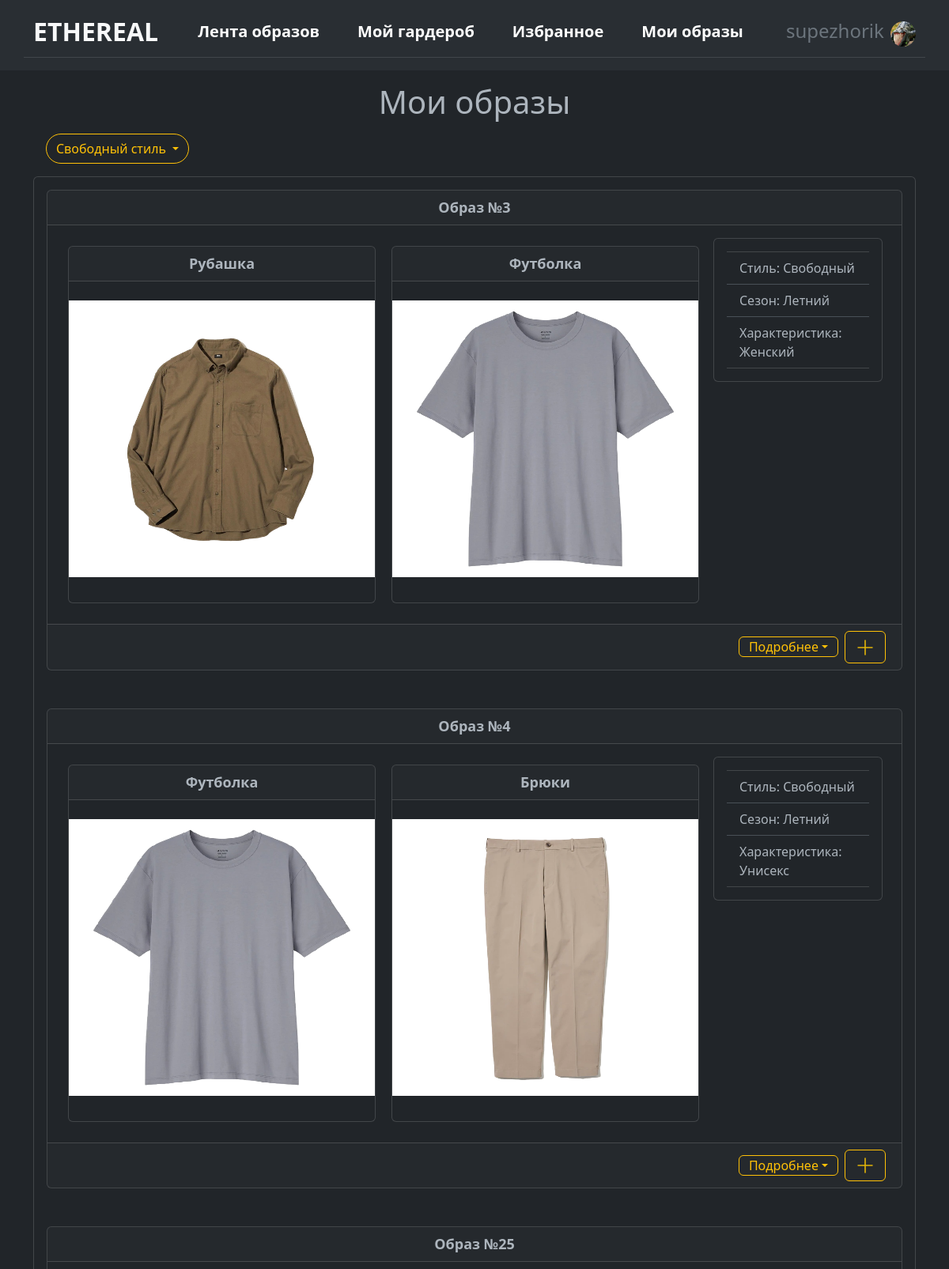
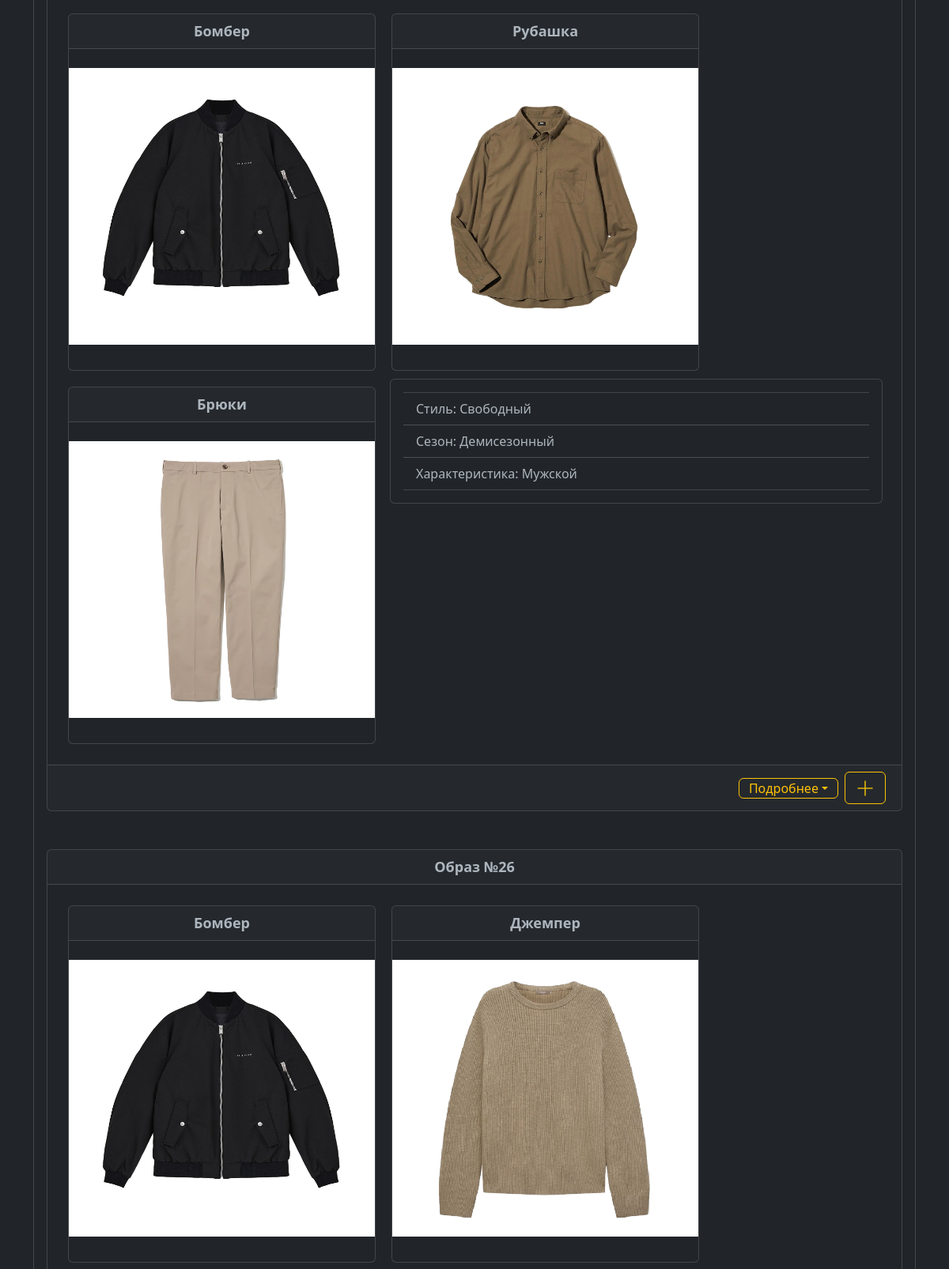
/looks (signed in, upper part), run on the app's committed database (2 pictures, top to bottom).
### data/users.py (models this page shows, shortened)
class Users(SqlAlchemyBase, UserMixin):
    __tablename__ = 'users'
    id = sqlalchemy.Column(sqlalchemy.Integer, primary_key=True, autoincrement=True)
    sex = sqlalchemy.Column(sqlalchemy.Integer, sqlalchemy.ForeignKey("sex.id"))
    nickname = sqlalchemy.Column(sqlalchemy.String)
    email = sqlalchemy.Column(sqlalchemy.String, index=True, unique=True)
    hashed_password = sqlalchemy.Column(sqlalchemy.String)
    image = sqlalchemy.Column(sqlalchemy.String, nullable=True)
    sex_ = orm.relationship("Sex", backref="users")
    favourite_looks = orm.relationship("Looks",
                             secondary="user_to_favourite_looks",
                             backref="user_looks")
    favourite_custom_looks = orm.relationship("CustomLooks",
                             secondary="user_to_favourite_custom_looks",
                             backref="user_custom")
    clothes = orm.relationship("Clothes",
                               secondary="user_to_clothes",
                               backref="user")

### data/looks.py (models this page shows)
class Looks(SqlAlchemyBase):
    __tablename__ = 'looks'
    id = sqlalchemy.Column(sqlalchemy.Integer, primary_key=True, autoincrement=True)
    style = sqlalchemy.Column(sqlalchemy.Integer, sqlalchemy.ForeignKey("style.id"))
    season = sqlalchemy.Column(sqlalchemy.Integer, sqlalchemy.ForeignKey("season.id"))
    sex = sqlalchemy.Column(sqlalchemy.Integer, sqlalchemy.ForeignKey("sex.id"))
    description = sqlalchemy.Column(sqlalchemy.String, nullable=True)
    styles = orm.relationship("Style", backref='looks')
    seasons = orm.relationship("Season", backref='looks')
    sex_ = orm.relationship("Sex", backref='looks')
    clothes = orm.relationship("Clothes",
                               secondary="look_to_clothes",
                               backref="look")

### data/clothes.py (models this page shows)
class Clothes(SqlAlchemyBase):
    __tablename__ = 'clothes'
    id = sqlalchemy.Column(sqlalchemy.Integer, primary_key=True, autoincrement=True)
    name = sqlalchemy.Column(sqlalchemy.String)
    type = sqlalchemy.Column(sqlalchemy.Integer, sqlalchemy.ForeignKey("type.id"))
    season = sqlalchemy.Column(sqlalchemy.Integer, sqlalchemy.ForeignKey("season.id"))
    image = sqlalchemy.Column(sqlalchemy.String, nullable=True)
    types = orm.relationship("Type", backref='clothes')
    seasons = orm.relationship("Season", backref='clothes')

### data/style.py (models this page shows)
class Style(SqlAlchemyBase):
    __tablename__ = 'style'
    id = sqlalchemy.Column(sqlalchemy.Integer, primary_key=True, autoincrement=True)
    style = sqlalchemy.Column(sqlalchemy.String)

### data/season.py (models this page shows)
class Season(SqlAlchemyBase):
    __tablename__ = 'season'
    id = sqlalchemy.Column(sqlalchemy.Integer, primary_key=True, autoincrement=True)
    season = sqlalchemy.Column(sqlalchemy.String)
    look_season = sqlalchemy.Column(sqlalchemy.String)

### data/sex.py (models this page shows)
class Sex(SqlAlchemyBase):
    __tablename__ = 'sex'
    id = sqlalchemy.Column(sqlalchemy.Integer, primary_key=True, autoincrement=True)
    sex = sqlalchemy.Column(sqlalchemy.String)

### main.py (the view)
@app.route('/looks')
@login_required
def looks():
    param = {}
    looks = []
    param['casual'] = []
    param['business'] = []
    param['sportswear'] = []
    session = db_session.create_session()
    clothes = session.get(Users, current_user.id).clothes
    for look in session.query(Looks).all():
        item_list = []
        for item in look.clothes:
            if item in clothes:
                item_list.append(item)
                continue
            else:
                break
        if len(item_list) >= 2:
            looks.append(look)
    for item in looks:
        if item.style == 1:
            param['business'].append(item)
        elif item.style == 2:
            param['casual'].append(item)
        elif item.style == 3:
            param['sportswear'].append(item)
    param['title'] = 'Мои образы'
    param['path'] = url_for('static', filename='img/clothes_def')
    return render_template("looks.html", **param)

### data/db_session.py (called while the page is built)
def create_session() -> Session:
    global __factory
    return __factory()

### main.py (called while the page is built)
@login_manager.user_loader
def load_user(user_id):
    session = db_session.create_session()
    return session.get(Users, user_id)

### templates/looks.html (shortened to what this page needs)
{% extends "base.html" %}
{% block content %}
<p>
<h1 class="text-center">Мои образы</h1>
</p>
<div class="casual">
  <a class="btn btn-outline-warning rounded-pill dropdown-toggle mx-3" type="button" data-bs-toggle="collapse" data-bs-target="#casual" aria-expanded="false" aria-controls="casual">
    Свободный стиль
  </a>
  <div class="collapse show multi-collapse" id="casual">
    <div class="card card-body">
      <div class="card-container" style="display: flex; flex-wrap: wrap;">
      {% for item in casual%}
          <div class="card mb-5 w-100">
            <div class="card-header text-center" style="font-weight: bold; font-size: 18px; width: 100%;">Образ №{{item.id}}</div>
            <div class="card-body">
            <div class="card-container" style="display: flex; flex-wrap: wrap;">
            {% for clothes in item.clothes%}
                <div class="card" style="width: 389px; margin: 10px; overflow: hidden;">
                  <div class="card-header text-center" style="font-weight: bold; font-size: 18px;">{{clothes.name}}</div>
                  <img src="{{path}}/{{clothes.image}}" style="height: 350px; width: 400px; max-width: 100%;" class="mx-auto mt-4">
                  <div class="card-body">
                  </div>
                </div>
            {% endfor %}
              <div class="col">
                <div class="card card-body mx-2">
                  <ul class="list-group list-group-flush">
                      <li class="list-group-item">Стиль: {{item.styles.style}}</li>
                      <li class="list-group-item">Сезон: {{item.seasons.look_season}}</li>
                      <li class="list-group-item">Характеристика: {{item.sex_.sex}}</li>
                  </ul>
                </div>
              </div>
            </div>
            </div>
            <div class="card-footer d-flex align-items-center justify-content-end">
                <button class="btn btn-outline-warning dropdown-toggle py-0 me-2" data-bs-toggle="collapse" data-bs-target="#item_{{item.id}}" aria-expanded="false" aria-controls="item_{{item.id}}">Подробнее</button>
                <a class="btn btn-outline-warning me-1" href="/add_favourite/{{ item.id }}" role="button">
                    <svg xmlns="http://www.w3.org/2000/svg" width="26" height="26" fill="#e1b409" class="bi bi-plus-lg" viewBox="0 0 16 16">
                      <path fill-rule="evenodd" d="M8 2a.5.5 0 0 1 .5.5v5h5a.5.5 0 0 1 0 1h-5v5a.5.5 0 0 1-1 0v-5h-5a.5.5 0 0 1 0-1h5v-5A.5.5 0 0 1 8 2Z"></path>
                    </svg>
                </a>
            </div>
            </div>
      {% endfor %}
      </div>
    </div>
  </div>
</div>
<br>
<br>
{% endblock %}

### templates/base.html (shortened to what this page needs)
<!doctype html>
<html lang="en" data-bs-theme="dark">
<head>
    <link href="https://cdn.jsdelivr.net/npm/bootstrap@5.3.0-alpha1/dist/css/bootstrap.min.css"
          rel="stylesheet">
    <link rel="stylesheet" href="/static/css/style.css">
</head>
<body>
<header class="p-3 " style="background-color: #292e33;">
    <div class="container border-bottom border-secondary-subtle">
      <div class="d-flex flex-wrap align-items-center justify-content-center mb-2">
        <a href="/" class="d-flex align-items-center mb-3 mb-md-0 me-md-auto link-light text-decoration-none">
        <span class="fs-2 fw-bold text-uppercase">Ethereal</span>
        </a>
        {% if current_user.is_authenticated %}
            <ul class="nav col-12 col-lg-auto me-lg-auto mb-2 justify-content-center mb-md-0 fs-5 fw-semibold">
              <li><a href="/looks_feed" class="nav-link px-4 text-white">Лента образов</a></li>
              <li><a href="/wardrobe" class="nav-link px-4 text-white">Мой гардероб</a></li>
              <li><a href="/favourite" class="nav-link px-4 text-white">Избранное</a></li>
              <li><a href="/looks" class="nav-link px-4 text-white">Мои образы</a></li>
            </ul>
        {% endif %}
            <div class="text-end">
              {% if current_user.is_authenticated %}
                    <div class="dropdown text-end">
                        <a href="#" class="d-block link-secondary text-decoration-none" data-bs-toggle="dropdown" aria-expanded="false">
                            <span class="fs-4 mx-1">{{ current_user.nickname }}</span>
                            <img src="/static/img/avatars/image{{ current_user.id }}.png" alt="mdo" width="32" height="32" class="rounded-circle">
                        </a>
                    </div>
              {% else %}
                    <a type="button" class="btn btn-outline-light me-2" href="/login">Войти</a>
                    <a type="button" class="btn btn-outline-warning" href="/register">Зарегистрироваться</a>
              {% endif %}
            </div>
        </div>
        </div>
</header>
<main role="main" class="container">
    {% block content %}{% endblock %}
</main>

### data on the page
Users: nickname "supezhorik"
Looks: id "3", styles.style "Свободный", seasons.look_season "Летний", sex_.sex "Женский"
Clothes: name "Рубашка", image (picture)
Clothes: name "Футболка", image (picture)
Looks: id "4", styles.style "Свободный", seasons.look_season "Летний", sex_.sex "Унисекс"
Clothes: name "Брюки", image (picture)
Looks: id "25", styles.style "Свободный", seasons.look_season "Демисезонный", sex_.sex "Мужской"
Clothes: name "Бомбер", image (picture)
Looks: id "26"
Clothes: name "Джемпер", image (picture)
